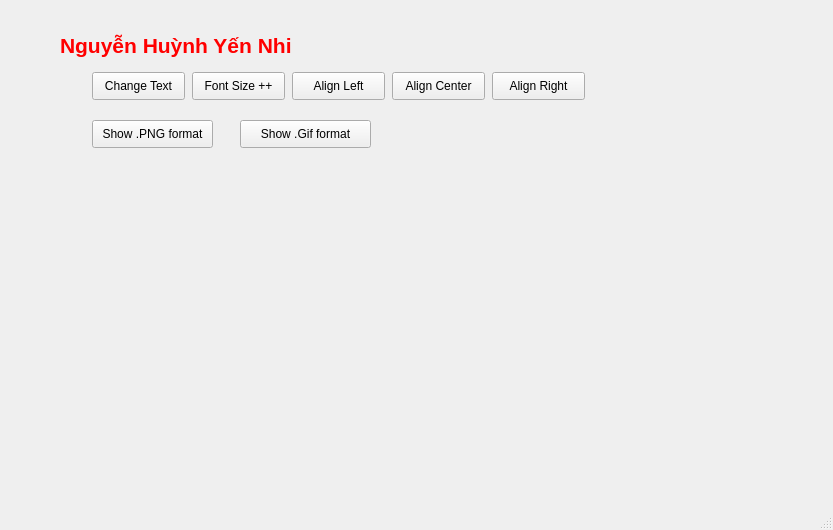
<?xml version="1.0" encoding="UTF-8"?>
<ui version="4.0">
 <class>MainWindow</class>
 <widget class="QMainWindow" name="MainWindow">
  <property name="geometry">
   <rect>
    <x>0</x>
    <y>0</y>
    <width>833</width>
    <height>530</height>
   </rect>
  </property>
  <property name="windowTitle">
   <string>MainWindow</string>
  </property>
  <widget class="QWidget" name="centralwidget">
   <widget class="QLabel" name="titlelabel">
    <property name="geometry">
     <rect>
      <x>60</x>
      <y>20</y>
      <width>341</width>
      <height>51</height>
     </rect>
    </property>
    <property name="text">
     <string>&lt;html&gt;&lt;head/&gt;&lt;body&gt;&lt;p&gt;&lt;span style=&quot; font-size:16pt; font-weight:600; color:#ff0000;&quot;&gt;Nguyễn Huỳnh Yến Nhi&lt;/span&gt;&lt;/p&gt;&lt;/body&gt;&lt;/html&gt;</string>
    </property>
   </widget>
   <widget class="QPushButton" name="ShowPNGpushButton">
    <property name="geometry">
     <rect>
      <x>92</x>
      <y>120</y>
      <width>121</width>
      <height>28</height>
     </rect>
    </property>
    <property name="text">
     <string>Show .PNG format</string>
    </property>
   </widget>
   <widget class="QPushButton" name="ShowGIFpushButton">
    <property name="geometry">
     <rect>
      <x>240</x>
      <y>120</y>
      <width>131</width>
      <height>28</height>
     </rect>
    </property>
    <property name="text">
     <string>Show .Gif format</string>
    </property>
   </widget>
   <widget class="QLabel" name="imagelabel">
    <property name="geometry">
     <rect>
      <x>90</x>
      <y>160</y>
      <width>541</width>
      <height>231</height>
     </rect>
    </property>
    <property name="text">
     <string/>
    </property>
    <property name="pixmap">
     <pixmap>Image/picture.jpg</pixmap>
    </property>
    <property name="scaledContents">
     <bool>true</bool>
    </property>
   </widget>
   <widget class="QPushButton" name="FontsizepushButton">
    <property name="geometry">
     <rect>
      <x>192</x>
      <y>72</y>
      <width>93</width>
      <height>28</height>
     </rect>
    </property>
    <property name="text">
     <string>Font Size ++</string>
    </property>
   </widget>
   <widget class="QPushButton" name="AlignLeftPushButton">
    <property name="geometry">
     <rect>
      <x>292</x>
      <y>72</y>
      <width>93</width>
      <height>28</height>
     </rect>
    </property>
    <property name="text">
     <string>Align Left</string>
    </property>
   </widget>
   <widget class="QPushButton" name="ChangetextpushButton">
    <property name="geometry">
     <rect>
      <x>92</x>
      <y>72</y>
      <width>93</width>
      <height>28</height>
     </rect>
    </property>
    <property name="text">
     <string>Change Text</string>
    </property>
   </widget>
   <widget class="QPushButton" name="AlignRightPushButton">
    <property name="geometry">
     <rect>
      <x>492</x>
      <y>72</y>
      <width>93</width>
      <height>28</height>
     </rect>
    </property>
    <property name="text">
     <string>Align Right</string>
    </property>
   </widget>
   <widget class="QPushButton" name="AlignCenterPushButton">
    <property name="geometry">
     <rect>
      <x>392</x>
      <y>72</y>
      <width>93</width>
      <height>28</height>
     </rect>
    </property>
    <property name="text">
     <string>Align Center</string>
    </property>
   </widget>
  </widget>
  <widget class="QMenuBar" name="menubar">
   <property name="geometry">
    <rect>
     <x>0</x>
     <y>0</y>
     <width>833</width>
     <height>26</height>
    </rect>
   </property>
  </widget>
  <widget class="QStatusBar" name="statusbar"/>
 </widget>
 <resources/>
 <connections/>
</ui>
